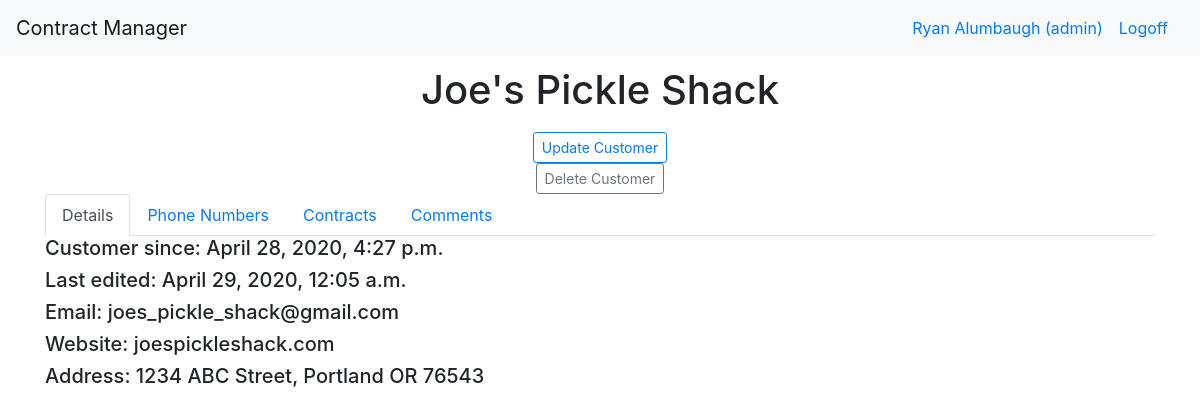
Page /dashboard/customer/1 (signed in) on the committed database.
### login_app/models.py (models this page shows)
class User(models.Model):
    first_name = models.CharField(max_length=255)
    last_name = models.CharField(max_length=255)
    email = models.CharField(max_length=255)
    level = models.IntegerField(default=1)
    password = models.CharField(max_length=100)
    created_at = models.DateTimeField(auto_now_add=True)
    updated_at = models.DateTimeField(auto_now=True)
    objects = UserManager()

### manager_app/models.py (models this page shows)
class Customer(models.Model):
    archived= models.BooleanField(default=False)
    name= models.CharField(max_length=255)
    website= models.CharField(max_length=255)
    address=models.OneToOneField(Address, related_name="customer_address", on_delete=models.CASCADE, null=True)
    completed_contracts= models.IntegerField(default=0)
    open_contracts= models.IntegerField(default=0)
    email= models.CharField(max_length=255)
    created_at= models.DateTimeField(auto_now_add=True)
    updated_at= models.DateTimeField(auto_now=True)

class Address(models.Model):
    name= models.CharField(max_length=255)
    street= models.CharField(max_length=255)
    city= models.CharField(max_length=255)
    state= models.CharField(max_length=2)
    zip_code= models.CharField(max_length=15)
    created_at= models.DateTimeField(auto_now_add=True)
    updated_at= models.DateTimeField(auto_now=True)

### manager_app/views.py (the view)
# urls.py: path("/customer/<int:customer_id>", views.customer),
def customer(request, customer_id):
    if request.POST:
        if request.POST['hiddenkey'] == 'comment':
            Comment.objects.create(content = request.POST["comments"], user=logged_user(request), customer= Customer.objects.get(id=customer_id))
            return redirect(f"/dashboard/customer/{customer_id}")
        elif request.POST['hiddenkey'] == 'update':
            customer_to_change = Customer.objects.get(id=customer_id)
            customer_to_change.name = request.POST["name"]
            customer_to_change.website = request.POST["website"]
            customer_to_change.email = request.POST["email"]
            customer_to_change.address.street = request.POST["street_address"]
            customer_to_change.address.city = request.POST["city"]
            customer_to_change.address.state = request.POST["state"]
            customer_to_change.address.zip_code = request.POST["zip_code"]
            customer_to_change.save()
            customer_to_change.address.save()
            return redirect(f"/dashboard/customer/{customer_id}")
        elif request.POST['hiddenkey'] == 'delete':
            customer_to_delete=Customer.objects.get(id=customer_id)
            print(customer_to_delete)
            return redirect(f"/dashboard/customer/{customer_id}")
        elif request.POST['hiddenkey'] == 'new_number':
            print(request.POST)
            return redirect(f"/dashboard/customer/{customer_id}")
    else:
        context = {
            "customer": Customer.objects.get(id=customer_id),
            "user": logged_user(request)
        }
        return render(request, "customer.html", context)

### manager_app/views.py (called while the page is built)
def logged_user(request):
    return User.objects.filter(id=request.session["user_id"])[0]

### manager_app/templates/customer.html (shortened to what this page needs)
<!doctype html>
<html lang="en">
  <head>
    {% load static %}
    <link rel="stylesheet" type="text/css" href="{% static 'bootstrap.css' %}">
    <link rel="stylesheet" href="{% static 'dataTables.bootstrap4.min.css' %}">
  </head>
  <body>
    <nav class="navbar navbar-expand-md navbar-light bg-light">
      <a class="navbar-brand" href="/">Contract Manager</a>
      <div class="collapse navbar-collapse" id="navbarSupportedContent">
      {% if request.session.user_id == None %}
        <a class="navbar-nav mr-auto nav-link disabled" href="/users"></a>
        <a class="navbar-nav mr-lg-2 nav-link" href="/login">Signin</a>
      {% else %}
        <a class="navbar-nav mr-auto nav-link" href="#"></a>
        <a class="navbar-nav mr-sm-0 nav-link" href="#">{{user.first_name}} {{user.last_name}} (admin)</a>
        <a class="navbar-nav mr-sm-0 nav-link" href="/logout">Logoff</a>
      {% endif %}
      </div>
    </nav>
    <div class="container">
      <div class="row top_row">
        <div class="col-12 text-center">
          <h1>{{customer.name}}</h1>
        </div>
      </div>
      <div class="col-12 text-center">
        <button class="btn btn-outline-primary btn-sm" data-toggle="modal" data-target="#edit_customer">Update Customer</button>
        <form action="/dashboard/customer/{{customer.id}}" method="post">
          <button class="btn btn-outline-secondary btn-sm">Delete Customer</button>
        </form>
      </div>
      <div class="row">
        <div class ="col-12 table_nav">
          <ul class="nav nav-tabs" id="myTab" role="tablist">
            <li class="nav-item">
              <a class="nav-link active" id="details-tab" data-toggle="tab" href="#details" role="tab" aria-controls="details" aria-selected="true">Details</a>
            </li>
            <li class="nav-item">
              <a class="nav-link" id="contact-tab" data-toggle="tab" href="#contact" role="tab" aria-controls="contact" aria-selected="false">Phone Numbers</a>
            </li>
            <li class="nav-item">
              <a class="nav-link" id="contracts-tab" data-toggle="tab" href="#contracts" role="tab" aria-controls="contracts" aria-selected="false">Contracts</a>
            </li>
            <li class="nav-item">
              <a class="nav-link" id="comments-tab" data-toggle="tab" href="#comments" role="tab" aria-controls="comments" aria-selected="false">Comments</a>
            </li>
          </ul>
          <div class="tab-content" id="myTabContent">
            <div class="tab-pane fade show active" id="details" role="tabpanel" aria-labelledby="details-tab">
              <h5>Customer since: {{customer.created_at}}</h5>
              <h5>Last edited: {{customer.updated_at}}</h5>
              <h5>Email: {{customer.email}}</h5>
              <h5>Website: {{customer.website}}</h5>
              <h5>Address: {{customer.address.street}}, {{customer.address.city}} {{customer.address.state}} {{customer.address.zip_code}}</h5>
            </div>
          </div>
        </div>
      </div>
    </div>
  </body>
</html>

### manager_app/templates/customer.html (style rules this page uses)
.top_row { margin-top: 10px; margin-bottom: 10px; }
.table_nav { margin-bottom: 5px; }

### rows in the picture
User: first_name "Ryan", last_name "Alumbaugh"
Customer: name "Joe's Pickle Shack", created_at "April 28, 2020, 4:27 p.m.", updated_at "April 29, 2020, 12:05 a.m.", email "joes_pickle_shack@gmail.com", website "joespickleshack.com", address.street "1234 ABC Street", address.city "Portland", address.state "OR", address.zip_code "76543"
